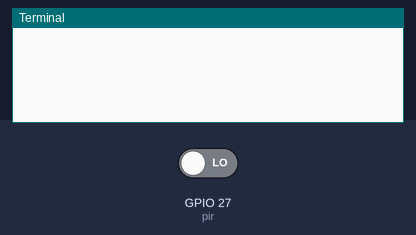
A program run on a simulated Raspberry Pi (BCM pin numbers). On the bench: the last lines printed to the terminal. Inputs (shaded band) come from the test bench; at power-on: GPIO 27 (pir) LOW.

Above: at 1.2 s.
1.3 s: GPIO 27 (pir) driven HIGH
At 1.7 s:
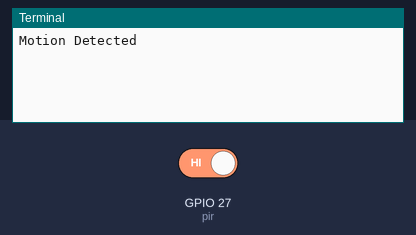
2.8 s: GPIO 27 (pir) driven LOW
At 4.0 s:
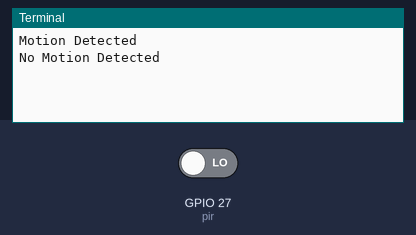

Measured:
- after the input at 1.3 s, the terminal: prints a new line at once (image 1)
- after the input at 2.8 s, the terminal: prints a new line at once (image 2)

The program:

wait_for_motion.py
```python
# Wait for Motion Method
from gpiozero import MotionSensor

pir = MotionSensor(27)

while True:
  pir.wait_for_motion()
  print("Motion Detected")
  pir.wait_for_no_motion()
  print("No Motion Detected")
```
